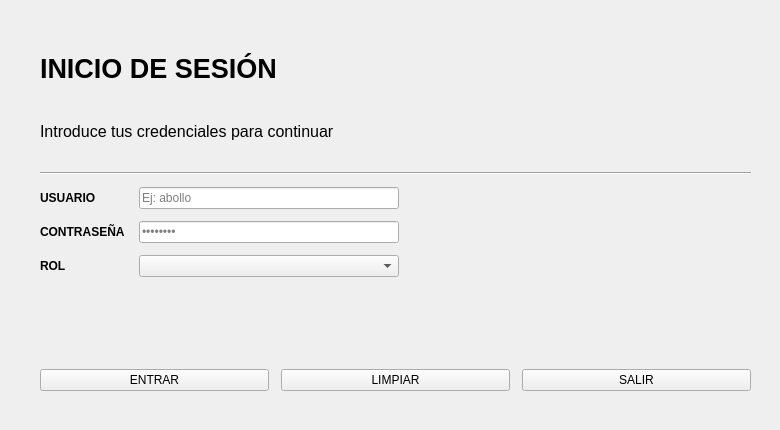
<?xml version="1.0" encoding="UTF-8"?>
<ui version="4.0">
 <class>LoginForm</class>

 <widget class="QWidget" name="loginForm">
  <property name="geometry">
   <rect>
    <x>0</x>
    <y>0</y>
    <width>780</width>
    <height>430</height>
   </rect>
  </property>

  <property name="minimumSize">
   <size>
    <width>780</width>
    <height>430</height>
   </size>
  </property>

  <property name="windowTitle">
   <string>Inicio de sesión</string>
  </property>

  <widget class="QWidget" name="contentWidget">
   <property name="geometry">
    <rect>
     <x>20</x>
     <y>20</y>
     <width>751</width>
     <height>391</height>
    </rect>
   </property>

   <layout class="QVBoxLayout" name="mainLayout">
    <property name="spacing">
     <number>12</number>
    </property>
    <property name="leftMargin">
     <number>20</number>
    </property>
    <property name="topMargin">
     <number>20</number>
    </property>
    <property name="rightMargin">
     <number>20</number>
    </property>
    <property name="bottomMargin">
     <number>20</number>
    </property>

    <item>
     <layout class="QHBoxLayout" name="headerLayout">
      <property name="spacing">
       <number>16</number>
      </property>

      <item>
       <layout class="QVBoxLayout" name="headerTextLayout">
        <property name="spacing">
         <number>6</number>
        </property>

        <item>
         <widget class="QLabel" name="lblTitle">
          <property name="font">
           <font>
            <pointsize>20</pointsize>
            <bold>true</bold>
           </font>
          </property>
          <property name="text">
           <string>INICIO DE SESIÓN</string>
          </property>
          <property name="alignment">
           <set>Qt::AlignLeft|Qt::AlignVCenter</set>
          </property>
         </widget>
        </item>

        <item>
         <widget class="QLabel" name="lblSubtitle">
          <property name="font">
           <font>
            <pointsize>12</pointsize>
           </font>
          </property>
          <property name="text">
           <string>Introduce tus credenciales para continuar</string>
          </property>
          <property name="alignment">
           <set>Qt::AlignLeft|Qt::AlignVCenter</set>
          </property>
         </widget>
        </item>
       </layout>
      </item>

      <item>
       <widget class="QLabel" name="lblLogo">
        <property name="minimumSize">
         <size>
          <width>140</width>
          <height>90</height>
         </size>
        </property>
        <property name="maximumSize">
         <size>
          <width>220</width>
          <height>120</height>
         </size>
        </property>
        <property name="text">
         <string/>
        </property>
        <property name="pixmap">
         <pixmap>images/logo.png</pixmap>
        </property>
        <property name="scaledContents">
         <bool>true</bool>
        </property>
        <property name="alignment">
         <set>Qt::AlignCenter</set>
        </property>
       </widget>
      </item>
     </layout>
    </item>

    <item>
     <widget class="Line" name="lineSeparator">
      <property name="orientation">
       <enum>Qt::Horizontal</enum>
      </property>
     </widget>
    </item>

    <item>
     <layout class="QFormLayout" name="credentialsLayout">
      <property name="labelAlignment">
       <set>Qt::AlignLeft|Qt::AlignVCenter</set>
      </property>
      <property name="horizontalSpacing">
       <number>14</number>
      </property>
      <property name="verticalSpacing">
       <number>12</number>
      </property>

      <item row="0" column="0">
       <widget class="QLabel" name="lblUsername">
        <property name="font">
         <font>
          <bold>true</bold>
         </font>
        </property>
        <property name="text">
         <string>USUARIO</string>
        </property>
       </widget>
      </item>

      <item row="0" column="1">
       <widget class="QLineEdit" name="editUsername">
        <property name="maximumSize">
         <size>
          <width>260</width>
          <height>16777215</height>
         </size>
        </property>
        <property name="placeholderText">
         <string>Ej: abollo</string>
        </property>
       </widget>
      </item>

      <item row="1" column="0">
       <widget class="QLabel" name="lblPassword">
        <property name="font">
         <font>
          <bold>true</bold>
         </font>
        </property>
        <property name="text">
         <string>CONTRASEÑA</string>
        </property>
       </widget>
      </item>

      <item row="1" column="1">
       <widget class="QLineEdit" name="editPassword">
        <property name="maximumSize">
         <size>
          <width>260</width>
          <height>16777215</height>
         </size>
        </property>
        <property name="echoMode">
         <enum>QLineEdit::Password</enum>
        </property>
        <property name="placeholderText">
         <string>••••••••</string>
        </property>
       </widget>
      </item>

      <item row="2" column="0">
       <widget class="QLabel" name="lblRole">
        <property name="font">
         <font>
          <bold>true</bold>
         </font>
        </property>
        <property name="text">
         <string>ROL</string>
        </property>
       </widget>
      </item>

      <item row="2" column="1">
       <widget class="QComboBox" name="comboRole">
        <property name="maximumSize">
         <size>
          <width>260</width>
          <height>16777215</height>
         </size>
        </property>
       </widget>
      </item>

     </layout>
    </item>

    <item>
     <layout class="QHBoxLayout" name="buttonsLayout">
      <item>
       <widget class="QPushButton" name="btnLogin">
        <property name="text">
         <string>ENTRAR</string>
        </property>
       </widget>
      </item>
      <item>
       <widget class="QPushButton" name="btnClear">
        <property name="text">
         <string>LIMPIAR</string>
        </property>
       </widget>
      </item>
      <item>
       <widget class="QPushButton" name="btnExit">
        <property name="text">
         <string>SALIR</string>
        </property>
       </widget>
      </item>
     </layout>
    </item>

   </layout>
  </widget>
 </widget>
 <resources/>
 <connections/>
</ui>
